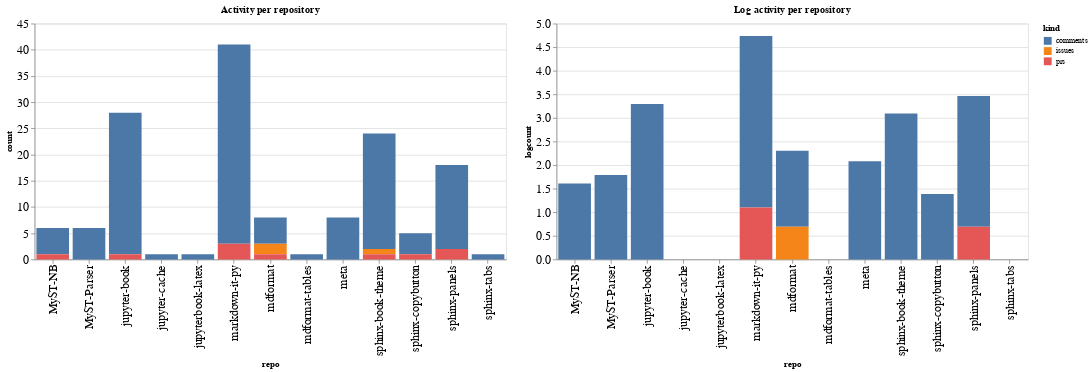

Notebook code cell kept with this figure:
### Code cell
ch1 = alt.Chart(repo_summaries, width=600, title="Activity per repository").mark_bar().encode(
    x='repo',
    y='count',
    color='kind',
    tooltip="kind"
)

ch2 = alt.Chart(repo_summaries, width=600, title="Log activity per repository").mark_bar().encode(
    x='repo',
    y='logcount',
    color='kind',
    tooltip="kind"
)

ch1 | ch2

### Figure 1 — Vega-Lite specification as saved in the notebook (floating-point values rounded to 4 significant figures)
{"config": {"axisLeft": {"labelFontSize": 15}, "axisBottom": {"labelFontSize": 15}}, "hconcat": [{"mark": "bar", "encoding": {"color": {"type": "nominal", "field": "kind"}, "tooltip": {"type": "nominal", "field": "kind"}, "x": {"type": "nominal", "field": "repo"}, "y": {"type": "quantitative", "field": "count"}}, "title": "Activity per repository", "width": 600}, {"mark": "bar", "encoding": {"color": {"type": "nominal", "field": "kind"}, "tooltip": {"type": "nominal", "field": "kind"}, "x": {"type": "nominal", "field": "repo"}, "y": {"type": "quantitative", "field": "logcount"}}, "title": "Log activity per repository", "width": 600}], "data": {"name": "data-b2a75b5aaa84655a7c6536256ddba3aa"}, "$schema": "https://vega.github.io/schema/vega-lite/v4.8.1.json", "datasets": {"data-b2a75b5aaa84655a7c6536256ddba3aa": [{"repo": "MyST-NB", "kind": "comments", "count": 5, "logcount": 1.609}, {"repo": "MyST-NB", "kind": "prs", "count": 1, "logcount": 0.0}, {"repo": "MyST-Parser", "kind": "comments", "count": 6, "logcount": 1.792}, {"repo": "jupyter-book", "kind": "comments", "count": 27, "logcount": 3.296}, {"repo": "jupyter-book", "kind": "prs", "count": 1, "logcount": 0.0}, {"repo": "jupyter-cache", "kind": "comments", "count": 1, "logcount": 0.0}, {"repo": "jupyterbook-latex", "kind": "comments", "count": 1, "logcount": 0.0}, {"repo": "markdown-it-py", "kind": "comments", "count": 38, "logcount": 3.638}, {"repo": "markdown-it-py", "kind": "prs", "count": 3, "logcount": 1.099}, {"repo": "mdformat", "kind": "comments", "count": 5, "logcount": 1.609}, {"repo": "mdformat", "kind": "issues", "count": 2, "logcount": 0.6931}, {"repo": "mdformat", "kind": "prs", "count": 1, "logcount": 0.0}, {"repo": "mdformat-tables", "kind": "comments", "count": 1, "logcount": 0.0}, {"repo": "meta", "kind": "comments", "count": 8, "logcount": 2.079}, {"repo": "sphinx-book-theme", "kind": "comments", "count": 22, "logcount": 3.091}, {"repo": "sphinx-book-theme", "kind": "issues", "count": 1, "logcount": 0.0}, {"repo": "sphinx-book-theme", "kind": "prs", "count": 1, "logcount": 0.0}, {"repo": "sphinx-copybutton", "kind": "comments", "count": 4, "logcount": 1.386}, {"repo": "sphinx-copybutton", "kind": "prs", "count": 1, "logcount": 0.0}, {"repo": "sphinx-panels", "kind": "comments", "count": 16, "logcount": 2.773}, {"repo": "sphinx-panels", "kind": "prs", "count": 2, "logcount": 0.6931}, {"repo": "sphinx-tabs", "kind": "comments", "count": 1, "logcount": 0.0}]}}
